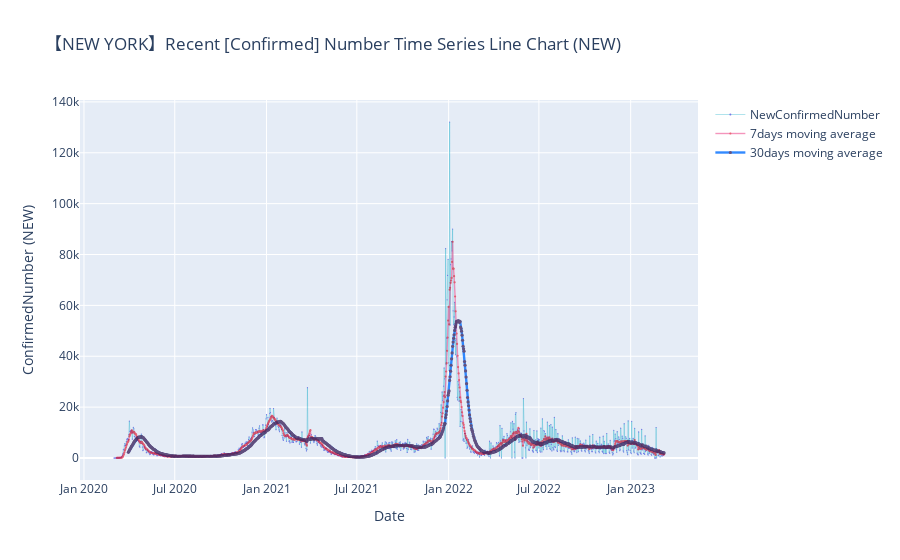
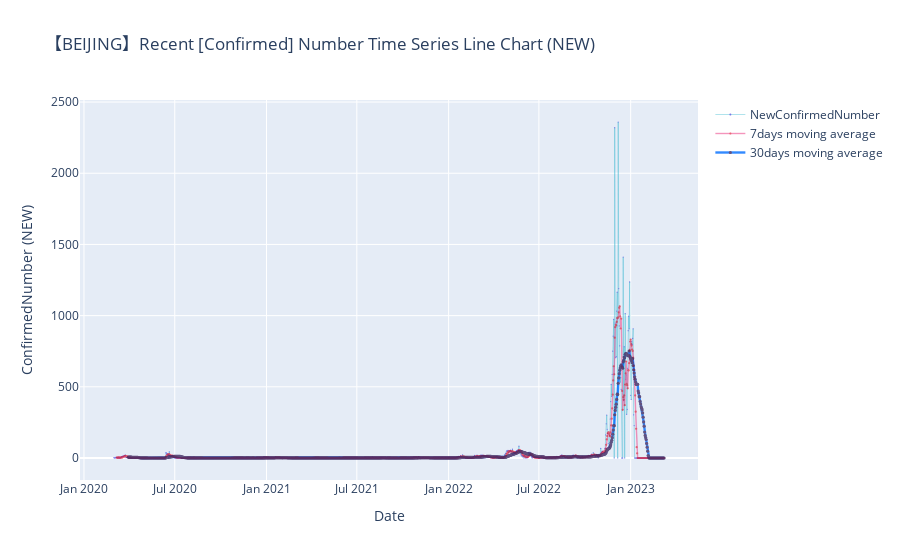

The notebook cell saved with these charts, in order:
### Code cell
from get_covid_data import getdata,data_processing,covid_visualization

# get data
latest_data_global,prev_data_global,latest_data_us,prev_data_us = getdata.GET_csse_covid_19_daily_reports()
ts_confirmed_us,ts_confirmed_global,ts_deaths_us,ts_deaths_global,ts_recovered_global = getdata.GET_csse_covid_19_time_series()
shanghai_df = getdata.GET_shanghai_data()


# data processing
ts_confirmed_CHINA_incre, loc_data_CHINA, sorted_provinces = data_processing.ts_process_CHINA(ts_confirmed_global,clip=True)
ts_deaths_CHINA_incre, _, _ = data_processing.ts_process_CHINA(ts_deaths_global,clip=True)
ts_recovered_CHINA_incre, _, _ = data_processing.ts_process_CHINA(ts_recovered_global,clip=True)

ts_confirmed_US_incre,loc_data_us,sorted_state = data_processing.ts_process_US(ts_confirmed_us,clip=True)
ts_deaths_US_incre,_,_,population = data_processing.ts_process_US(ts_deaths_us,death = True,clip=True)

latest_data_CHINA = data_processing.daily_process(latest_data_global, country = 'China')
prev_data_CHINA = data_processing.daily_process(prev_data_global, country = 'China')
latest_data_US = data_processing.daily_process(latest_data_us, country = 'US')
prev_data_US = data_processing.daily_process(prev_data_us, country = 'US')


# visualization
covid_visualization.Decompose_US(
    ts_confirmed_US_incre,
    latest_data_US,
    prev_data_US,
    start='2020-03-01',
    # end='2022-06-01',
    ma = [7,30],
    method = 'New',             # method = '累计'
    specify = 'New York',        # specify = 'Shanghai' specify = 'All' specify = None
    verbose = 1,
    kind = 'Confirmed'
)

covid_visualization.Decompose_CHINA(
    ts_confirmed_CHINA_incre,
    latest_data_CHINA,
    prev_data_CHINA,
    start='2020-03-01',
    # end='2022-06-01',
    ma = [7,30],
    method = 'New',              # method = '累计'
    specify = 'Beijing',         # specify = 'Shanghai' specify = 'All' specify = None
    verbose = 1,
    kind = 'Confirmed'
)

### Figure 1 — Plotly figure (JSON) as saved in the notebook; plotly's stock layout.template omitted (floating-point values rounded to 4 significant figures; data arrays with more than 128 entries replaced by an {"elided": "..."} marker saying what was removed)
{"data": [{"line": {"color": "#08a8c4", "width": 0.4}, "marker": {"color": "#5857e1", "size": 1.2}, "mode": "lines+markers", "name": "NewConfirmedNumber", "opacity": 0.8, "type": "scatter", "x": {"elided": "1104 str values"}, "y": {"elided": "1104 int values"}}, {"line": {"color": "#ee5090", "width": 1.4}, "marker": {"color": "#dd001b", "size": 2.2}, "mode": "lines+markers", "name": "7days moving average", "opacity": 0.6, "type": "scatter", "x": {"elided": "1104 str values"}, "y": {"elided": "1104 float values"}}, {"line": {"color": "#006eff", "width": 2.4}, "marker": {"color": "#412b63", "size": 3.2}, "mode": "lines+markers", "name": "30days moving average", "opacity": 0.8, "type": "scatter", "x": {"elided": "1104 str values"}, "y": {"elided": "1104 float values"}}], "layout": {"title": {"text": "【NEW YORK】Recent [Confirmed] Number Time Series Line Chart (NEW)"}, "xaxis": {"title": {"text": "Date"}}, "yaxis": {"title": {"text": "ConfirmedNumber (NEW)"}}}}

### Figure 2 — Plotly figure (JSON) as saved in the notebook; plotly's stock layout.template omitted (floating-point values rounded to 4 significant figures; data arrays with more than 128 entries replaced by an {"elided": "..."} marker saying what was removed)
{"data": [{"line": {"color": "#08a8c4", "width": 0.4}, "marker": {"color": "#5857e1", "size": 1.2}, "mode": "lines+markers", "name": "NewConfirmedNumber", "opacity": 0.8, "type": "scatter", "x": {"elided": "1104 str values"}, "y": {"elided": "1104 int values"}}, {"line": {"color": "#ee5090", "width": 1.4}, "marker": {"color": "#dd001b", "size": 2.2}, "mode": "lines+markers", "name": "7days moving average", "opacity": 0.6, "type": "scatter", "x": {"elided": "1104 str values"}, "y": {"elided": "1104 float values"}}, {"line": {"color": "#006eff", "width": 2.4}, "marker": {"color": "#412b63", "size": 3.2}, "mode": "lines+markers", "name": "30days moving average", "opacity": 0.8, "type": "scatter", "x": {"elided": "1104 str values"}, "y": {"elided": "1104 float values"}}], "layout": {"title": {"text": "【BEIJING】Recent [Confirmed] Number Time Series Line Chart (NEW)"}, "xaxis": {"title": {"text": "Date"}}, "yaxis": {"title": {"text": "ConfirmedNumber (NEW)"}}}}
